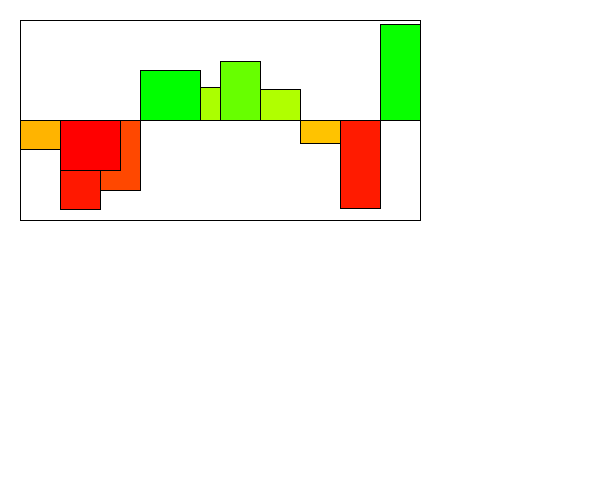
Frame 1 (no input)
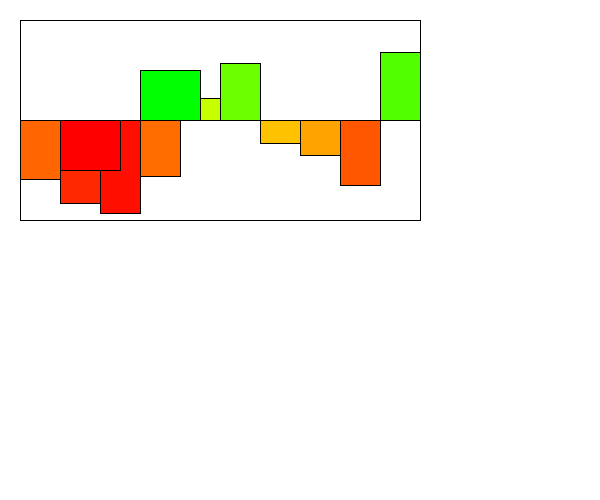
Frame 60 (the mouse pressed at the canvas centre just before this capture)
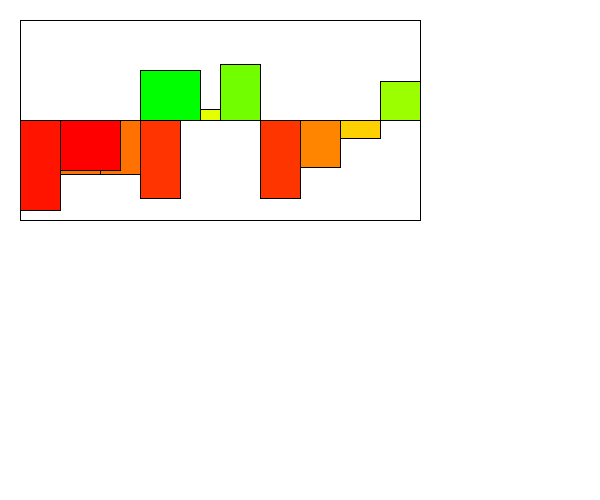
Frame 120 (the mouse held since frame 60 and released just before this capture)

The Processing sketch that drew these frames (run headless with seeded random() and noise(); from frame 60 on, the mouse is pressed at the canvas centre):

// Processing sketch: Section1
// ── Section1.pde
int MAX_VALUE = 100;
int MIN_VALUE = -100;
Visualizer v;

/*You are simulating a visualizer of multiple values
 You need to create a display method first. 
 Then you can make a method that changes the values each time the update is called. 
 */
class Visualizer {
  float x, y;
  float [] values;
  float [] speeds;
  Visualizer(float x, float y) {
    this.x = x;
    this.y = y;
    values = new float[10];
    speeds = new float[10];
    for (int i = 0; i < values.length; i++) {
      values[i] = random(-99, 99);
      speeds[i] = random(2);
    }
  }

  void display() {
    //draw the bars equally spaced inside this box. 
    //You can assume 10, but it would be even better 
    //if you could modify it to be larger increments.
    fill(255);
    rect(x, y, 400, 200);
    //This is a 200x400 box.
    //The width of the visualizer is 400! This rect is the border

    //the line is the 0 y-value, the top is 100, the bottom is -100
    line(x, y+100, x+400, y+100);

    //You need to use a loop. You need to make the HEIGHT of the bars 
    //the values in the array.
    //Negative values are red, and go below the line.
    //Positive values are green and go above the line.
    float width = 400 / values.length;
    for (int i = 0; i < values.length; i++) {
      if(values[i] >=0){
        fill(255,(99 - values[i]) * (255.0/99),0);
      } else{
        fill((99 + values[i]) * (255.0/99),255,0);
      }
      rect(x + width * i, y + 100, width, values[i]);
    }

    //???WRITE THIS METHOD FIRST!!!
    //THESE ARE WRONG: They just illustrate how they could look
    fill(255, 0, 0);
    rect(x+40, y+100, 60, 50);
    fill(0, 255, 0);
    rect(x+120, y+50, 60, 50);


    //Width of the visualizer is 400!

  
  }
  void update() {
    //???WRITE THIS METHOD SECOND!!!
    for (int i = 0; i < values.length; i++) {
      values[i] += speeds[i]; //the speed updates the values. Do not touch this.
      //??? keep them values between max/min value so they stay in the box.
       if (values[i] >= 100) {
        speeds[i] *= -1;
      }
      if (values[i] <= -100) {
        speeds[i] *= -1;
      }
    }
  }
}

void setup() {
  size(600, 500);
  v = new Visualizer(20, 20);
}
void draw() {
  background(255);
  v.display();
  v.update();
}
